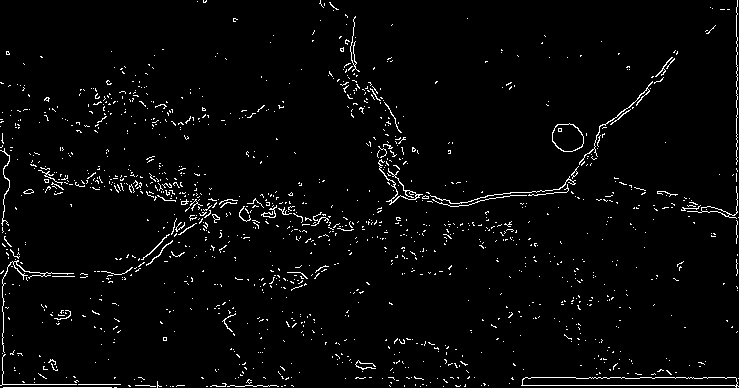
#> input picture Extracting_info/canny_edge.jpg, 739 x 388 px, found by its file name
$ python morpphological.py
#> lines starting #> are read from the running program, lines starting #| are printed output that depends on the picture
import cv2 as cv
import numpy as np
from matplotlib import pyplot as plt
img = cv.imread('Extracting_info/canny_edge.jpg',0)
#> img is the input picture: shape (388, 739); min 0, max 255, mean 7.5
kernel = np.ones((4,4),np.uint8)
closing = cv.morphologyEx(img, cv.MORPH_CLOSE, kernel)
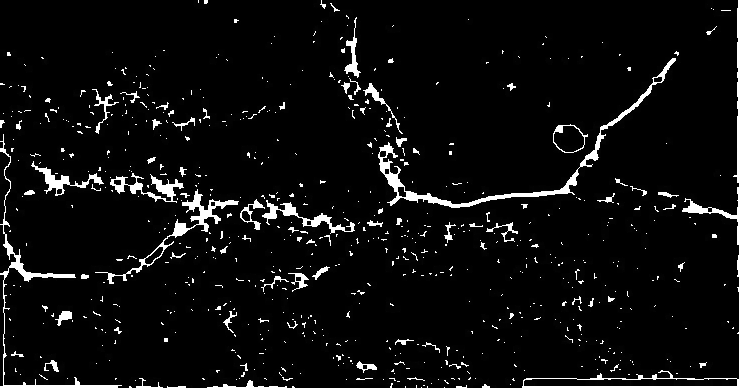
#> closing: shape (388, 739); min 0, max 255, mean 13.3

plt.subplot(121),plt.imshow(img,cmap = 'gray')
plt.title('Original Image'), plt.xticks([]), plt.yticks([])
plt.subplot(122),plt.imshow(closing,cmap = 'gray')
plt.title('Edge Image'), plt.xticks([]), plt.yticks([])
plt.show()
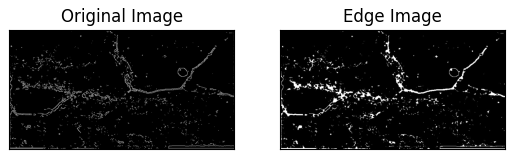
#> figure drawn by matplotlib, 2 panels
cv.imwrite('Extracting_info/morphological'+'.jpg', closing)
